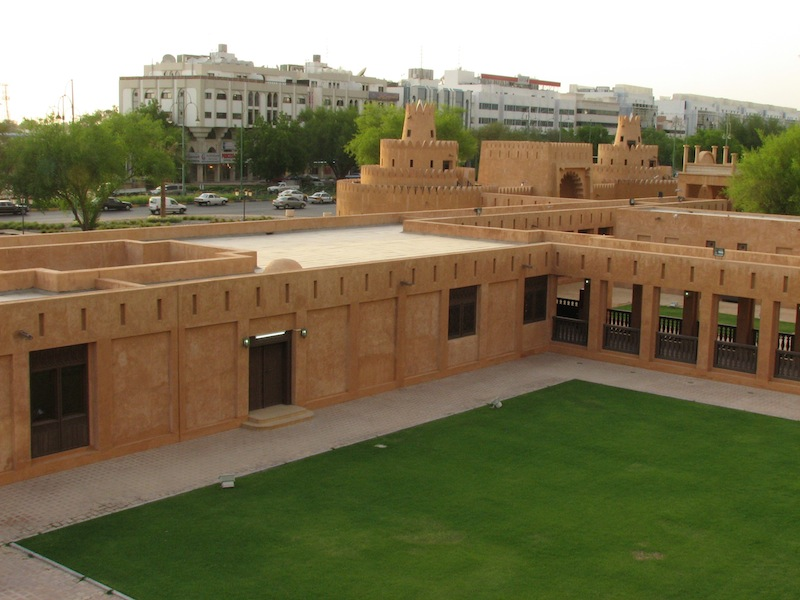
#> input picture hw3_release/Image1.jpg, 800 x 600 px
$ python -i panorama.py   (imports and definitions only)
#> lines starting #> are read from the running program, lines starting #| are printed output that depends on the picture
"""
CS131 - Computer Vision: Foundations and Applications
Assignment 3
Author: Donsuk Lee (donlee90@stanford.edu)
Date created: 09/2017
Last modified: 09/27/2018
Python Version: 3.5+
"""

import numpy as np
from skimage import filters
from skimage.feature import corner_peaks
from skimage.util.shape import view_as_blocks
from scipy.spatial.distance import cdist
from scipy.ndimage.filters import convolve
from utils import pad, unpad, get_output_space, warp_image


def harris_corners(img, window_size=3, k=0.04):
    """
    Compute Harris corner response map. Follow the math equation
    R=Det(M)-k(Trace(M)^2).

    Hint:
        You may use the function scipy.ndimage.filters.convolve,
        which is already imported above.

    Args:
        img: Grayscale image of shape (H, W)
        window_size: size of the window function
        k: sensitivity parameter

    Returns:
        response: Harris response image of shape (H, W)
    """

    H, W = img.shape
    window = np.ones((window_size, window_size))

    response = np.zeros((H, W))

    dx = filters.sobel_v(img)
    dy = filters.sobel_h(img)

    ### YOUR CODE HERE
    ix = convolve(dx**2, window)
    iy = convolve(dy**2, window)
    ixiy = convolve(dx*dy, window)
    f = np.dstack((ix, ixiy))
    g = np.dstack((ixiy, iy))
    a = np.dstack((f,g))
    M = a.reshape((a.shape[0],a.shape[1],2,2))
    response = np.linalg.det(M) - k*np.trace(M, axis1=2, axis2=3)**2
    ### END YOUR CODE

    return response


# [350 lines left out: functions simple_descriptor, describe_keypoints, match_descriptors, fit_affine_matrix, ransac, hog_descriptor and 2 more, not called in this run]

>>> import cv2
>>> picture = cv2.imread('Image1.jpg', cv2.IMREAD_GRAYSCALE)
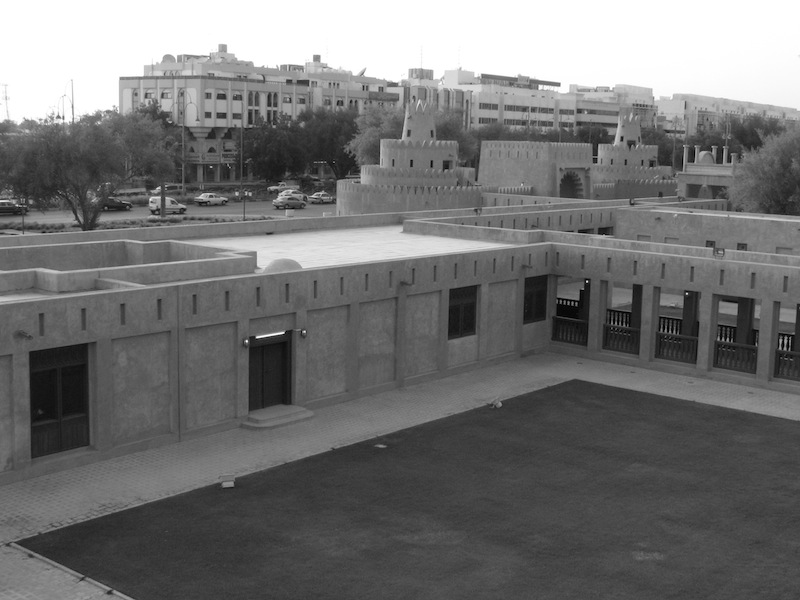
#> picture: shape (600, 800); min 0, max 255, mean 114.6
>>> result = harris_corners(picture)
#> in harris_corners, `dx = filters.sobel_v(img)`:
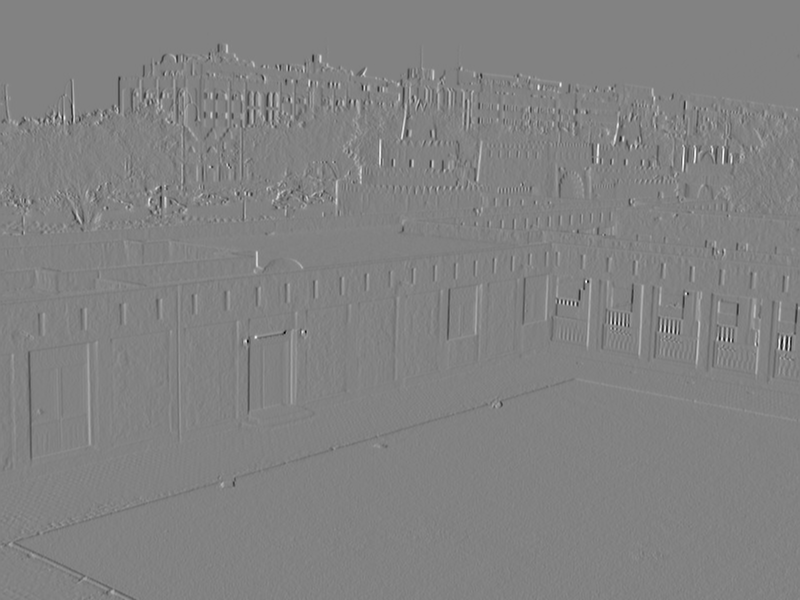
#> dx: shape (600, 800) float64; min -0.673, max 0.644, mean -0.000192; drawn with min black and max white
#> in harris_corners, `dy = filters.sobel_h(img)`:
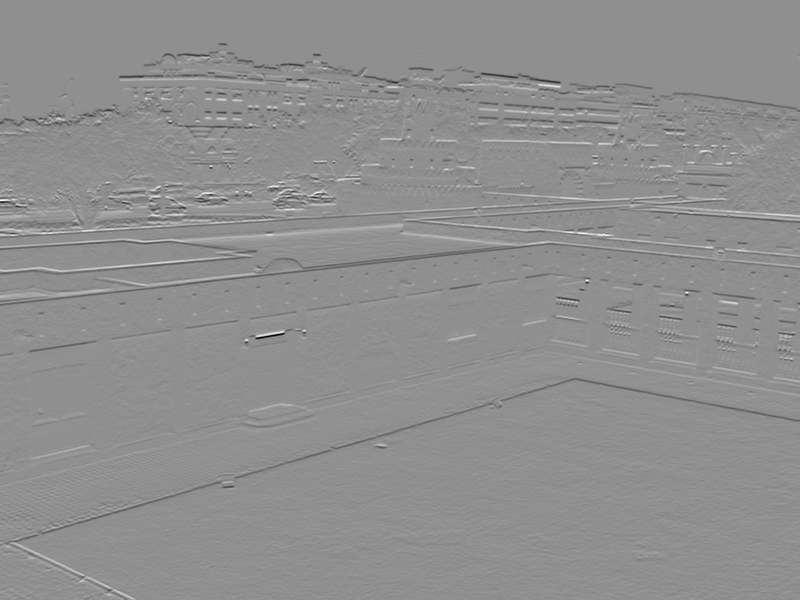
#> dy: shape (600, 800) float64; min -0.875, max 0.676, mean -0.00229; drawn with min black and max white
#> in harris_corners, `ix = convolve(dx**2, window)`:
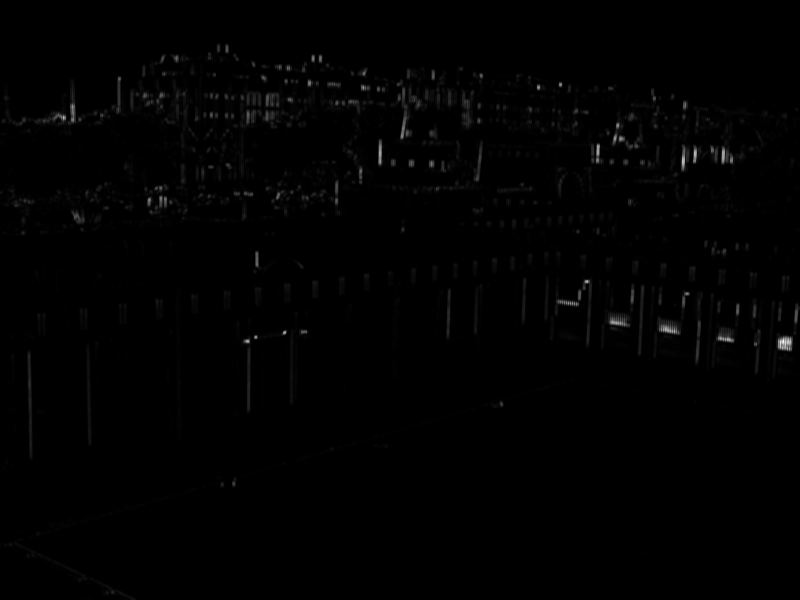
#> ix: shape (600, 800) float64; min 0, max 2.08, mean 0.0153; drawn with min black and max white
#> in harris_corners, `iy = convolve(dy**2, window)`:
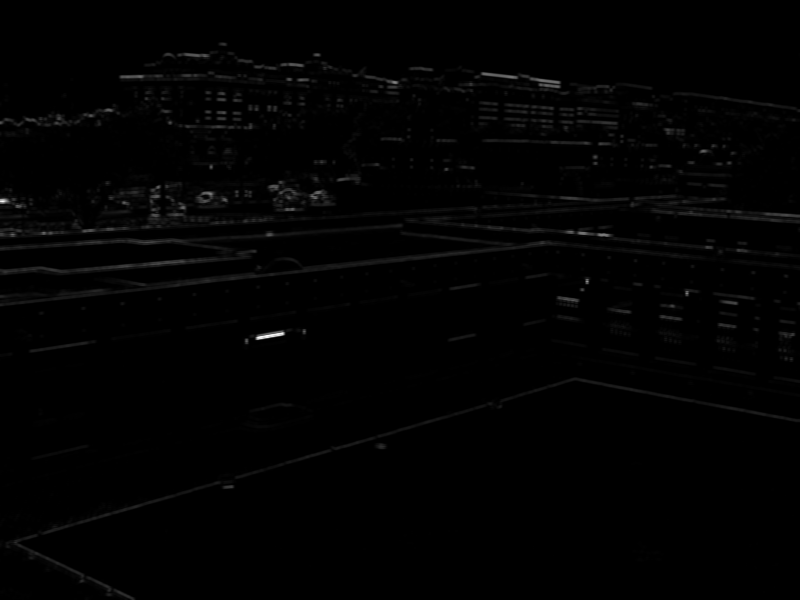
#> iy: shape (600, 800) float64; min 0, max 3.06, mean 0.0286; drawn with min black and max white
#> in harris_corners, `ixiy = convolve(dx*dy, window)`:
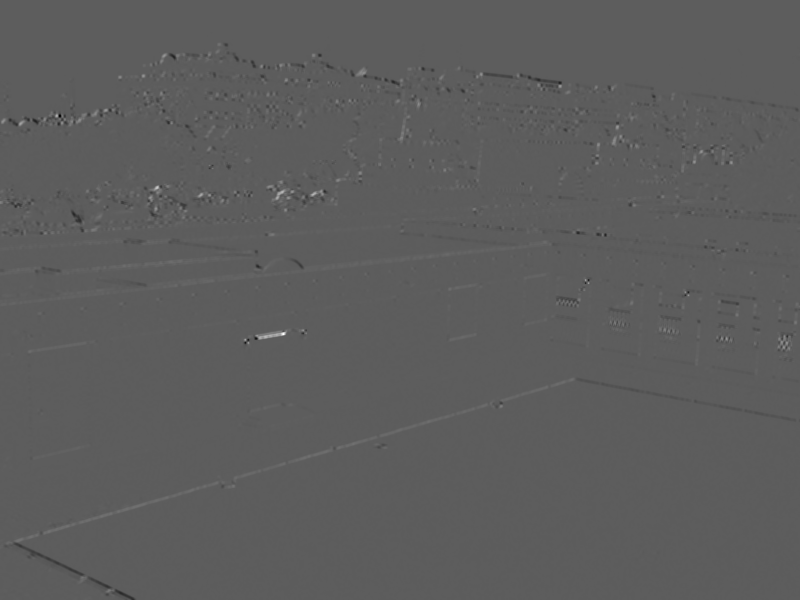
#> ixiy: shape (600, 800) float64; min -0.52, max 0.905, mean 0.00036; drawn with min black and max white
#> in harris_corners, `a = np.dstack((f,g))`:
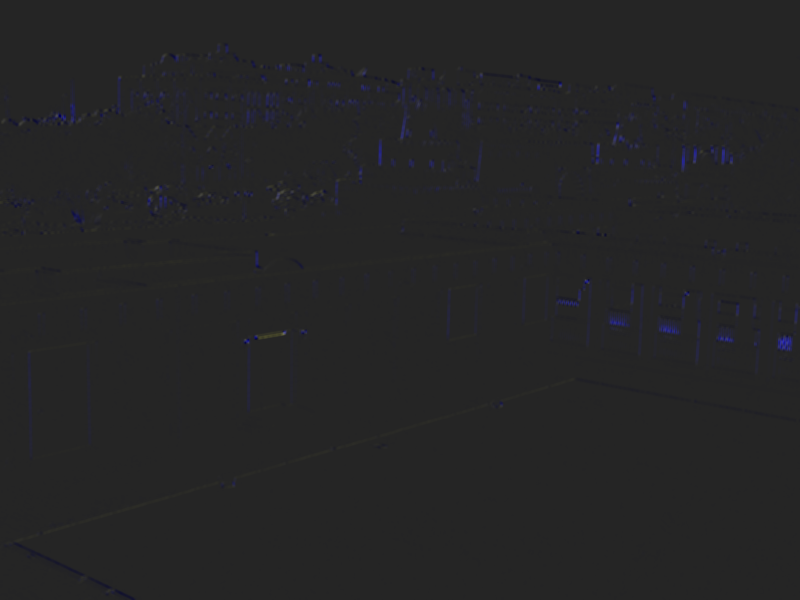
#> a: shape (600, 800, 4) float64; mean of channels 0, 1, 2, 3 0.0153, 0.00036, 0.00036, 0.0286; drawn with min black and max white

$ run again, on hw3_release/Image2.jpg
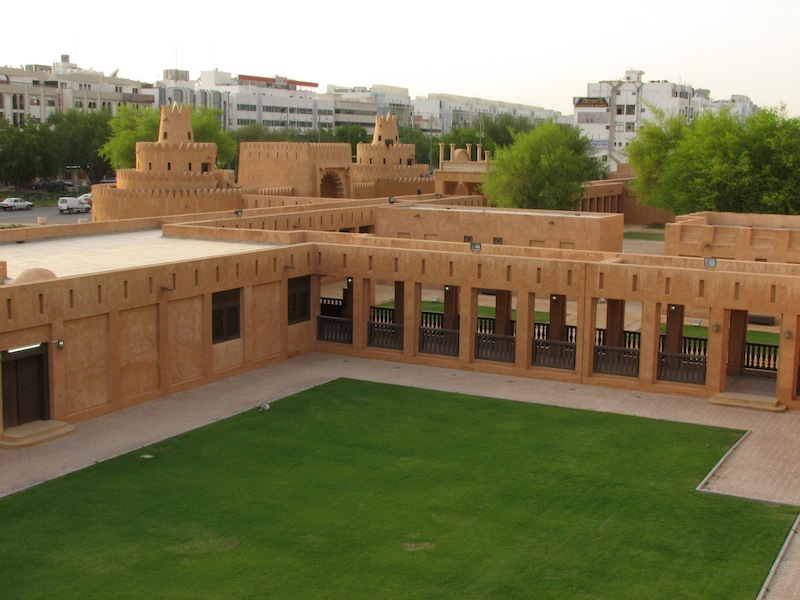
#> input picture hw3_release/Image2.jpg, 800 x 600 px
#> in harris_corners, `ixiy = convolve(dx*dy, window)`:
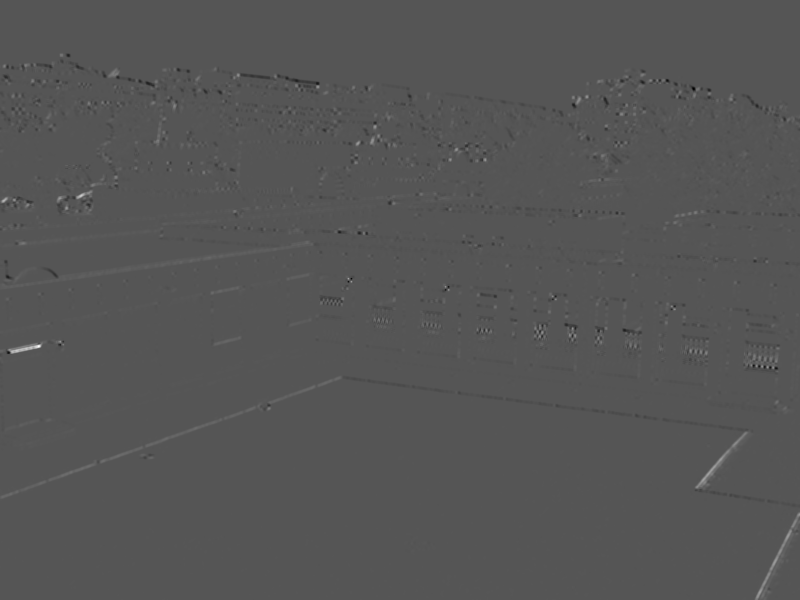
#> ixiy: shape (600, 800) float64; min -0.439, max 0.869, mean 0.00055; drawn with min black and max white
#> in harris_corners, `a = np.dstack((f,g))`:
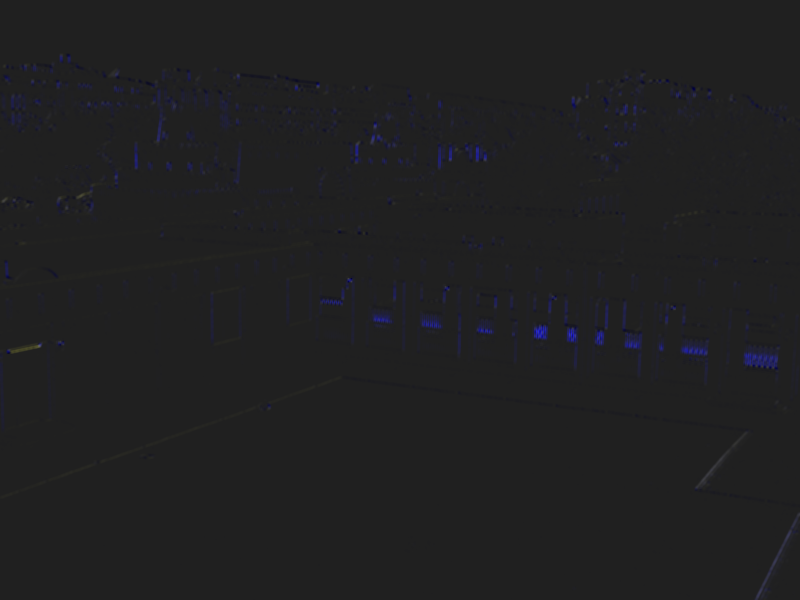
#> a: shape (600, 800, 4) float64; mean of channels 0, 1, 2, 3 0.0187, 0.00055, 0.00055, 0.0261; drawn with min black and max white

$ run again, on hw3_release/uttower2.jpg
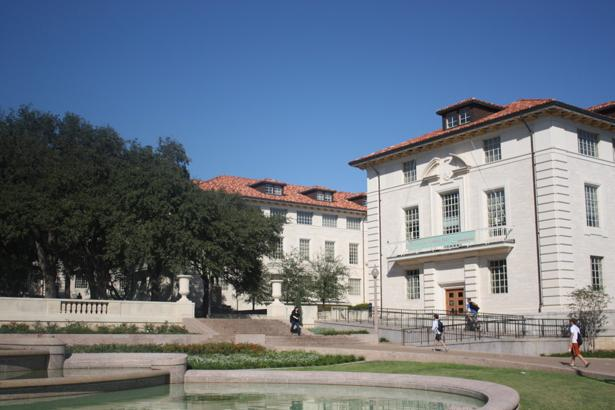
#> input picture hw3_release/uttower2.jpg, 615 x 410 px
#> in harris_corners, `ixiy = convolve(dx*dy, window)`:
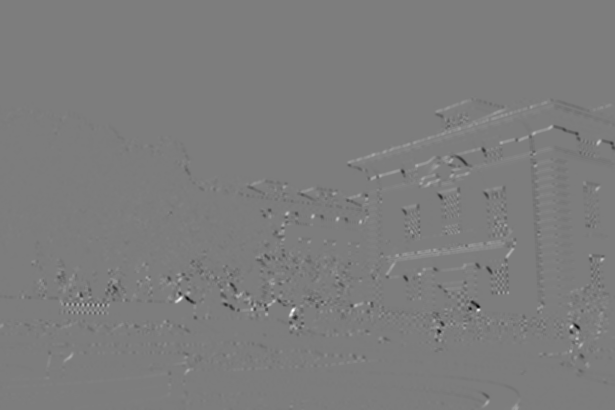
#> ixiy: shape (410, 615) float64; min -1.18, max 1.23, mean -0.000128; drawn with min black and max white
#> in harris_corners, `response = np.linalg.det(M) - k*np.trace(M, axis1=2, axis2=3)**2`:
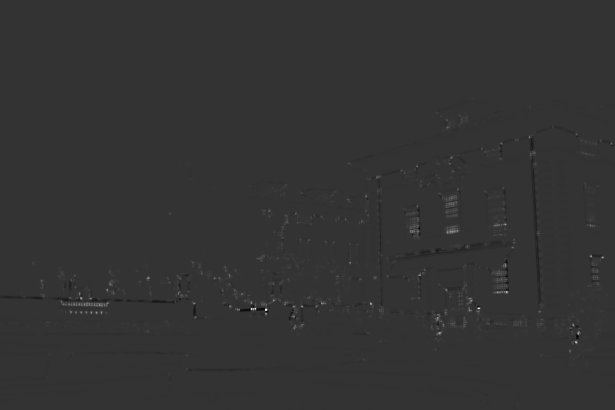
#> response: shape (410, 615) float64; min -0.317, max 1.27, mean 0.0018; drawn with min black and max white
